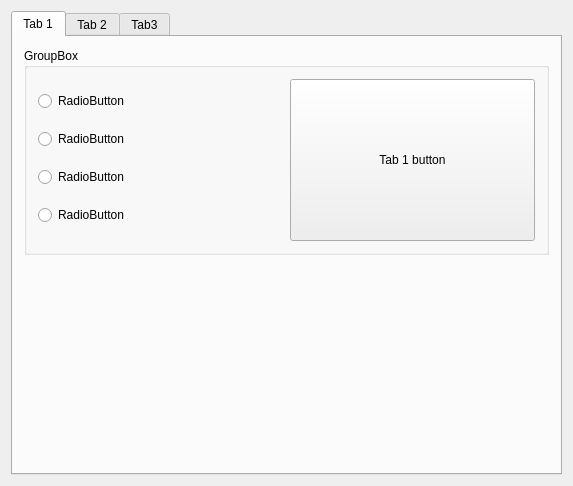
<?xml version="1.0" encoding="UTF-8"?>
<ui version="4.0">
 <class>Widget</class>
 <widget class="QWidget" name="Widget">
  <property name="geometry">
   <rect>
    <x>0</x>
    <y>0</y>
    <width>573</width>
    <height>486</height>
   </rect>
  </property>
  <property name="windowTitle">
   <string>Widget</string>
  </property>
  <layout class="QVBoxLayout" name="verticalLayout_5">
   <item>
    <widget class="QTabWidget" name="tabWidget">
     <property name="currentIndex">
      <number>0</number>
     </property>
     <widget class="QWidget" name="tab">
      <attribute name="title">
       <string>Tab 1</string>
      </attribute>
      <layout class="QHBoxLayout" name="horizontalLayout_2">
       <item>
        <layout class="QVBoxLayout" name="verticalLayout_2">
         <item>
          <widget class="QGroupBox" name="groupBox">
           <property name="title">
            <string>GroupBox</string>
           </property>
           <layout class="QHBoxLayout" name="horizontalLayout">
            <item>
             <layout class="QVBoxLayout" name="verticalLayout">
              <item>
               <widget class="QRadioButton" name="radioButton">
                <property name="text">
                 <string>RadioButton</string>
                </property>
               </widget>
              </item>
              <item>
               <widget class="QRadioButton" name="radioButton_2">
                <property name="text">
                 <string>RadioButton</string>
                </property>
               </widget>
              </item>
              <item>
               <widget class="QRadioButton" name="radioButton_3">
                <property name="text">
                 <string>RadioButton</string>
                </property>
               </widget>
              </item>
              <item>
               <widget class="QRadioButton" name="radioButton_4">
                <property name="text">
                 <string>RadioButton</string>
                </property>
               </widget>
              </item>
             </layout>
            </item>
            <item>
             <widget class="QPushButton" name="tab1Button">
              <property name="sizePolicy">
               <sizepolicy hsizetype="Minimum" vsizetype="Expanding">
                <horstretch>0</horstretch>
                <verstretch>0</verstretch>
               </sizepolicy>
              </property>
              <property name="text">
               <string>Tab 1 button</string>
              </property>
             </widget>
            </item>
           </layout>
          </widget>
         </item>
         <item>
          <spacer name="verticalSpacer">
           <property name="orientation">
            <enum>Qt::Vertical</enum>
           </property>
           <property name="sizeHint" stdset="0">
            <size>
             <width>20</width>
             <height>68</height>
            </size>
           </property>
          </spacer>
         </item>
        </layout>
       </item>
      </layout>
     </widget>
     <widget class="QWidget" name="tab_2">
      <attribute name="title">
       <string>Tab 2</string>
      </attribute>
      <layout class="QHBoxLayout" name="horizontalLayout_3">
       <item>
        <layout class="QVBoxLayout" name="verticalLayout_3">
         <item>
          <widget class="QPushButton" name="pushButton_2">
           <property name="text">
            <string>Tab 2</string>
           </property>
          </widget>
         </item>
         <item>
          <widget class="QPushButton" name="pushButton_3">
           <property name="text">
            <string>PushButton</string>
           </property>
          </widget>
         </item>
         <item>
          <widget class="QPushButton" name="pushButton_4">
           <property name="text">
            <string>PushButton</string>
           </property>
          </widget>
         </item>
         <item>
          <spacer name="verticalSpacer_2">
           <property name="orientation">
            <enum>Qt::Vertical</enum>
           </property>
           <property name="sizeHint" stdset="0">
            <size>
             <width>20</width>
             <height>40</height>
            </size>
           </property>
          </spacer>
         </item>
        </layout>
       </item>
      </layout>
     </widget>
     <widget class="QWidget" name="tab_3">
      <attribute name="title">
       <string>Tab3</string>
      </attribute>
      <layout class="QHBoxLayout" name="horizontalLayout_4">
       <item>
        <layout class="QVBoxLayout" name="verticalLayout_4">
         <item>
          <widget class="QListWidget" name="listWidget"/>
         </item>
         <item>
          <widget class="QPushButton" name="pushButton_5">
           <property name="text">
            <string>PushButton</string>
           </property>
          </widget>
         </item>
        </layout>
       </item>
      </layout>
     </widget>
    </widget>
   </item>
  </layout>
 </widget>
 <layoutdefault spacing="6" margin="11"/>
 <resources/>
 <connections/>
</ui>
